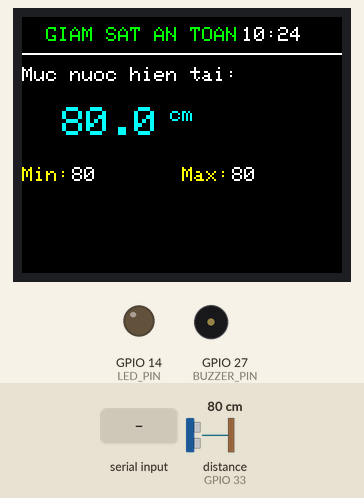
Simulated run of this sketch. Board: ESP32. Shown: 160×128 colour display, output pins drawn as LEDs (lit = HIGH), buzzer (waves = sounding, pin HIGH). Wiring (inferred from the names in the program): ultrasonic range finder: trigger GPIO 32; echo GPIO 33. The inputs (shaded band) are chosen by the test bench; at power-on: distance to the obstacle (sensor on GPIO 33) 80 cm. The echo pulse lasts 58.3 µs per cm; the local clock reads 2024-03-15 10:24:30 at power-on unless the sketch sets it; EEPROM starts erased; the modem accepts every AT command (registered, SIM ready, sends succeed) and sends nothing else; pins used as bus, display or sensor lines are not drawn; what the sketch prints to the serial monitor is not drawn.

Above: at 2.6 s.
2.7 s: distance to the obstacle (sensor on GPIO 33) set to 2 cm
At 3.9 s:
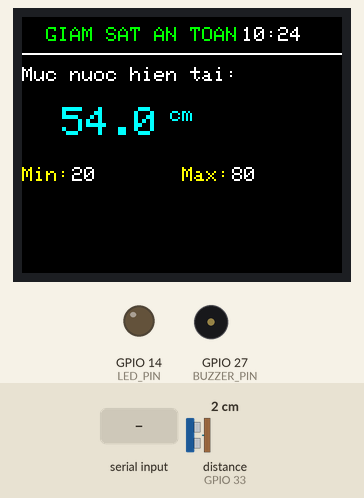
6.0 s: "90,45,200,10,150,30\n" received over Serial
At 7.2 s:
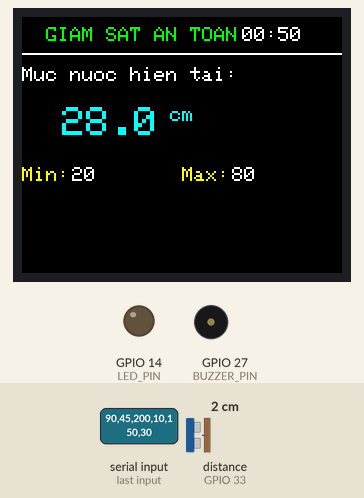
9.0 s: distance to the obstacle (sensor on GPIO 33) set to 4 cm
At 39.6 s:
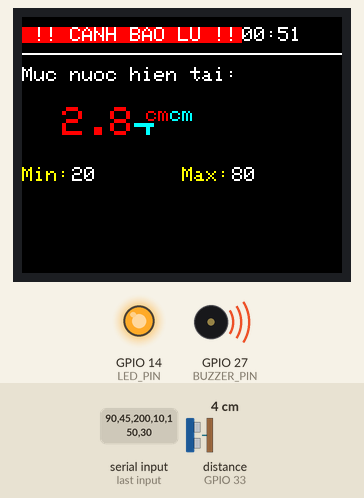
Timing chart, 0 to 41.1 s (numbered marks = the images above; inputs shaded):
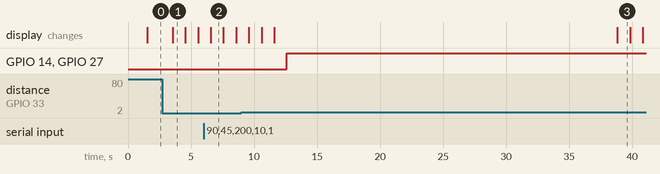

The sketch:

DACS2.ino
```cpp
/* ==========================================================================
 * PROJECT: HỆ THỐNG CẢNH BÁO NGẬP ÚNG (PHIÊN BẢN TFT SPI 8 CHÂN)
 * ==========================================================================
 * CẤU HÌNH PHẦN CỨNG MỚI:
 * - MÀN HÌNH TFT (ST7735):
 * + SCL (SCK)  -> GPIO 18
 * + SDA (MOSI) -> GPIO 23
 * + RES (RST)  -> GPIO 4
 * + DC (A0)    -> GPIO 2
 * + CS         -> GPIO 5
 * - CẢM BIẾN SR04:
 * + TRIG       -> GPIO 32
 * + ECHO       -> GPIO 33
 * - CẢNH BÁO:
 * + BUZZER (+) -> GPIO 27
 * + LED (+)    -> GPIO 14
 * - SIM A7680C:
 * + TX         -> GPIO 16
 * + RX         -> GPIO 17
 * ==========================================================================
 */

#include <Adafruit_GFX.h>    // Thư viện đồ họa
#include <Adafruit_ST7735.h> // Thư viện màn hình ST7735
#include <SPI.h>
#include <EEPROM.h>
#include <ESP32Time.h>       // Thư viện thời gian

// === 1. CẤU HÌNH CHÂN (GPIO) ===
#define TFT_CS        5
#define TFT_RST       4
#define TFT_DC        2
// Lưu ý: SCK (18) và MOSI (23) được thư viện tự nhận diện qua Hardware SPI

#define TRIGGER_PIN   32      // Chân mới của cảm biến
#define ECHO_PIN      33      // Chân mới của cảm biến
#define BUZZER_PIN    27      // Chân mới của Còi
#define LED_PIN       14      // Chân mới của LED
#define SIM_RX_PIN    16
#define SIM_TX_PIN    17

// === 2. CẤU HÌNH HỆ THỐNG ===
#define SIM_BAUDRATE  115200
#define HOUR_SEND     19      // Giờ gửi báo cáo hàng ngày
#define MINUTE_SEND   00
#define EEPROM_SIZE   512

// Địa chỉ lưu trong EEPROM
#define ADDR_MIN_DISTANCE 0
#define ADDR_MAX_DISTANCE 10
#define ADDR_LAST_DAY     20

// === 3. KHỞI TẠO ĐỐI TƯỢNG ===
// Khởi tạo màn hình ST7735
Adafruit_ST7735 tft = Adafruit_ST7735(TFT_CS, TFT_DC, TFT_RST);
ESP32Time rtc(0);

// === 4. BIẾN TOÀN CỤC ===
float danger_distance = 10.0; // Ngưỡng nguy hiểm (cm)
float hysteresis_on = 2.0;
float hysteresis_off = 5.0;
bool alerting = false;

float min_distance = 1000.0;
float max_distance = 0.0;
String phone_number = "0392479919"; // THAY SỐ CỦA BẠN VÀO ĐÂY
bool report_sent = false;

// Biến lọc trung bình
float distance_samples[10];
int sample_index = 0;
float average_distance = 0.0;
bool samples_filled = false;

// ==========================================================================
//                                  SETUP
// ==========================================================================
void setup() {
  // 1. Khởi động Serial
  Serial.begin(115200);
  Serial2.begin(SIM_BAUDRATE, SERIAL_8N1, SIM_RX_PIN, SIM_TX_PIN);

  // 2. Cấu hình chân IO
  pinMode(TRIGGER_PIN, OUTPUT);
  pinMode(ECHO_PIN, INPUT);
  pinMode(BUZZER_PIN, OUTPUT);
  pinMode(LED_PIN, OUTPUT);
  digitalWrite(BUZZER_PIN, LOW);
  digitalWrite(LED_PIN, LOW);

  // 3. Khởi động màn hình TFT
  // QUAN TRỌNG: Nếu màu bị sai hoặc nhiễu, thử đổi INITR_BLACKTAB thành INITR_GREENTAB
  tft.initR(INITR_BLACKTAB);
  tft.fillScreen(ST7735_BLACK);
  tft.setRotation(1); // Xoay ngang màn hình

  // Hiển thị màn hình chào
  tft.setTextColor(ST7735_WHITE);
  tft.setTextSize(1);
  tft.setCursor(10, 20);
  tft.println("Dang khoi dong...");
  tft.setCursor(10, 40);
  tft.println("Tan's Project");
  delay(1000);

  // 4. Khởi động EEPROM
  EEPROM.begin(EEPROM_SIZE);

  // 5. Cấu hình SIM
  Serial.println("Cau hinh SIM...");
  sim_at_cmd("AT");
  sim_at_cmd("AT+CMGF=1");
  sim_at_cmd("AT+CNMI=2,2,0,0,0");

  // 6. Khôi phục dữ liệu cũ
  min_distance = EEPROM.readFloat(ADDR_MIN_DISTANCE);
  max_distance = EEPROM.readFloat(ADDR_MAX_DISTANCE);

  // Lọc giá trị rác
  if (isnan(min_distance) || min_distance > 1000.0 || min_distance < 0) min_distance = 1000.0;
  if (isnan(max_distance) || max_distance < 0 || max_distance > 1000.0) max_distance = 0.0;

  // Reset mảng mẫu
  for (int i = 0; i < 10; i++) distance_samples[i] = 0.0;

  // Xóa màn hình để vào màn hình chính
  tft.fillScreen(ST7735_BLACK);
  drawStaticInterface(); // Vẽ khung giao diện tĩnh
}

// ==========================================================================
//                                   LOOP
// ==========================================================================
void loop() {
  // 1. Đo đạc
  float distance = measureDistance();
  checkSerialForTimeUpdate();

  // 2. Tính trung bình
  distance_samples[sample_index] = distance;
  sample_index = (sample_index + 1) % 10;
  if (sample_index == 0) samples_filled = true;

  average_distance = 0.0;
  int sample_count = samples_filled ? 10 : sample_index;
  if (sample_count > 0) {
    for (int i = 0; i < sample_count; i++) average_distance += distance_samples[i];
    average_distance /= sample_count;
  }

  // 3. Cập nhật Min/Max
  if (distance < min_distance && distance > 0) {
    min_distance = distance;
    EEPROM.writeFloat(ADDR_MIN_DISTANCE, min_distance);
    EEPROM.commit();
  }
  if (distance > max_distance && distance < 1000) {
    max_distance = distance;
    EEPROM.writeFloat(ADDR_MAX_DISTANCE, max_distance);
    EEPROM.commit();
  }

  // 4. Reset Min/Max khi sang ngày mới
  int currentDay = rtc.getDay();
  int currentHour = rtc.getHour(true);
  byte last_day = EEPROM.read(ADDR_LAST_DAY);

  if (currentDay != last_day && currentHour >= 20) {
    min_distance = distance; max_distance = distance;
    EEPROM.writeFloat(ADDR_MIN_DISTANCE, min_distance);
    EEPROM.writeFloat(ADDR_MAX_DISTANCE, max_distance);
    EEPROM.write(ADDR_LAST_DAY, currentDay);
    EEPROM.commit();
  }

  // 5. Gửi báo cáo hàng ngày (19:00)
  if (currentHour == HOUR_SEND && rtc.getMinute() == MINUTE_SEND && rtc.getSecond() == 0 && !report_sent) {
    String msg = "BAO CAO NGAY " + rtc.getDate() + ": Min: " + String(min_distance) + "cm, Max: " + String(max_distance) + "cm.";
    sendSMS(msg);
    report_sent = true;
  } else if (currentHour != HOUR_SEND) {
    report_sent = false;
  }

  // 6. Logic Cảnh báo
  if (samples_filled && !alerting && average_distance < (danger_distance - hysteresis_on)) {
    alerting = true;
    digitalWrite(BUZZER_PIN, HIGH);
    digitalWrite(LED_PIN, HIGH);

    String msg = "CANH BAO LU! Muc nuoc: " + String(average_distance) + "cm luc " + rtc.getTime();
    Serial.println(msg);
    sendSMS(msg);
    makeCall();
  } else if (alerting && average_distance > (danger_distance + hysteresis_off)) {
    alerting = false;
    digitalWrite(BUZZER_PIN, LOW);
    digitalWrite(LED_PIN, LOW);
  }

  // 7. Hiển thị
  updateDisplayData(average_distance);
  delay(1000);
}

// ==========================================================================
//                            HÀM HIỂN THỊ (TFT)
// ==========================================================================

// Hàm vẽ khung giao diện tĩnh (Chỉ chạy 1 lần để đỡ nháy màn hình)
void drawStaticInterface() {
  tft.drawFastHLine(0, 18, 160, ST7735_WHITE); // Kẻ ngang phân cách

  tft.setTextSize(1);
  tft.setTextColor(ST7735_WHITE);
  tft.setCursor(0, 25);
  tft.print("Muc nuoc hien tai:");

  tft.setCursor(0, 75);
  tft.setTextColor(ST7735_YELLOW);
  tft.print("Min:");
  tft.setCursor(80, 75);
  tft.print("Max:");
}

// Hàm cập nhật số liệu (Chạy liên tục)
void updateDisplayData(float avg) {
  // 1. Hiển thị Tiêu đề / Trạng thái
  tft.setTextSize(1);
  tft.setCursor(0, 5);
  if (alerting) {
    tft.setTextColor(ST7735_WHITE, ST7735_RED); // Chữ trắng nền đỏ
    tft.print(" !! CANH BAO LU !! ");
  } else {
    tft.setTextColor(ST7735_GREEN, ST7735_BLACK); // Chữ xanh nền đen
    tft.print("  GIAM SAT AN TOAN ");
  }

  // 2. Hiển thị Giờ (Góc phải)
  tft.setTextColor(ST7735_WHITE, ST7735_BLACK);
  tft.setCursor(110, 5);
  tft.print(rtc.getTime("%H:%M"));

  // 3. Hiển thị Mức nước (Số to)
  tft.setTextSize(2);
  tft.setCursor(20, 45);
  // Đặt màu nền trùng màu background để tự xóa số cũ khi in số mới
  if (alerting) tft.setTextColor(ST7735_RED, ST7735_BLACK);
  else tft.setTextColor(ST7735_CYAN, ST7735_BLACK);

  tft.print(avg, 1);
  tft.setTextSize(1);
  tft.print(" cm");

  // 4. Hiển thị Min/Max
  tft.setTextColor(ST7735_WHITE, ST7735_BLACK);
  tft.setCursor(25, 75);
  tft.print(min_distance, 0);
  tft.setCursor(105, 75);
  tft.print(max_distance, 0);
}

// ==========================================================================
//                            CÁC HÀM PHỤ TRỢ
// ==========================================================================

float measureDistance() {
  digitalWrite(TRIGGER_PIN, LOW); delayMicroseconds(2);
  digitalWrite(TRIGGER_PIN, HIGH); delayMicroseconds(10);
  digitalWrite(TRIGGER_PIN, LOW);
  long duration = pulseIn(ECHO_PIN, HIGH);
  if (duration == 0) return 999.0;
  return duration * 0.0343 / 2;
}

void checkSerialForTimeUpdate() {
  if (Serial.available()) {
    String input = Serial.readStringUntil('\n'); input.trim();
    if (input.length() >= 19) {
      int year = input.substring(0, 4).toInt();
      int month = input.substring(5, 7).toInt();
      int day = input.substring(8, 10).toInt();
      int hour = input.substring(11, 13).toInt();
      int minute = input.substring(14, 16).toInt();
      int second = input.substring(17, 19).toInt();
      rtc.setTime(second, minute, hour, day, month, year);
      Serial.println("Da cap nhat gio!");
    }
  }
}

void sim_at_cmd(String cmd) {
  Serial2.println(cmd); delay(100);
  while (Serial2.available()) Serial.write(Serial2.read());
}

void sendSMS(String message) {
  sim_at_cmd("AT+CMGF=1");
  sim_at_cmd("AT+CSCS=\"GSM\"");
  Serial2.print("AT+CMGS=\""); Serial2.print(phone_number); Serial2.println("\"");
  delay(500); Serial2.print(message); delay(500);
  Serial2.write(26); delay(5000);
}

void makeCall() {
  String cmd = "ATD" + phone_number + ";";
  Serial2.println(cmd); delay(20000); Serial2.println("ATH");
}
```

Measured:
- after the input at 2.7 s, the display: changes after 0.84 s (image 1)
- what the display in image 1 shows lasts 1.0 s, from 3.5 s to 4.5 s
